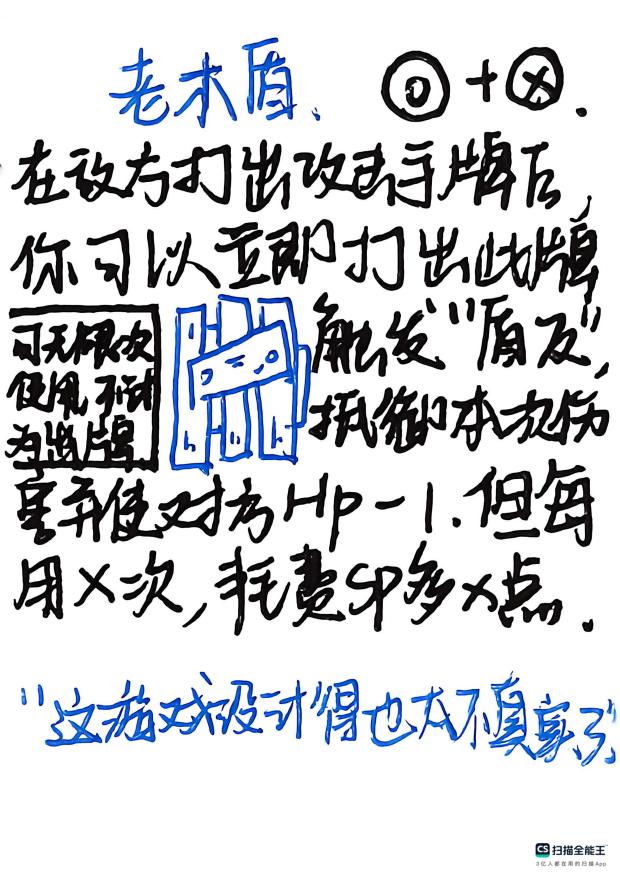
#> input picture art/cards/assets/pages/pg-08.png, 2480 x 3509 px, given in place of pg-01.png, which was not available (shown at 1/4 size)
$ python segment.py
#> lines starting #> are read from the running program, lines starting #| are printed output that depends on the picture; after the words box and inside, x2 and y2 are one past the last pixel; in counts of white or black regions, pixels touching at a corner belong together
import numpy as np, json, sys
from PIL import Image, ImageDraw, ImageFont
from scipy import ndimage
sys.path.insert(0,'.')
import importlib.util
P='assets/pages/'
f=ImageFont.truetype('/usr/share/fonts/opentype/noto/NotoSansCJK-Bold.ttc',22)
out={}
for n in range(1,68):
    img=Image.open(f'{P}pg-{n:02d}.png').convert('RGB')
#> img is the input picture: PIL image 2480x3509 RGB; mean R, G, B 204.3, 206.7, 211.8
    if img.size!=(2480,3509): img=img.resize((2480,3509))
    sm=img.resize((620,877))  # quarter res
    im=np.asarray(sm).astype(float); g=im.mean(2)
    bg=ndimage.maximum_filter(g,size=25); bg=ndimage.uniform_filter(bg,9)
#> after `bg = ndimage.maximum_filter(g, size=25)`: bg: shape (877, 620) float64; every value is 255
    nm=np.clip(im/np.maximum(bg,1)[...,None]*255,0,255)
    lum=nm.mean(2); r,gg,b=nm[...,0],nm[...,1],nm[...,2]; sat=nm.max(2)-nm.min(2)
#> after `r, gg, b = (nm[..., 0], nm[..., 1], nm[..., 2])`:
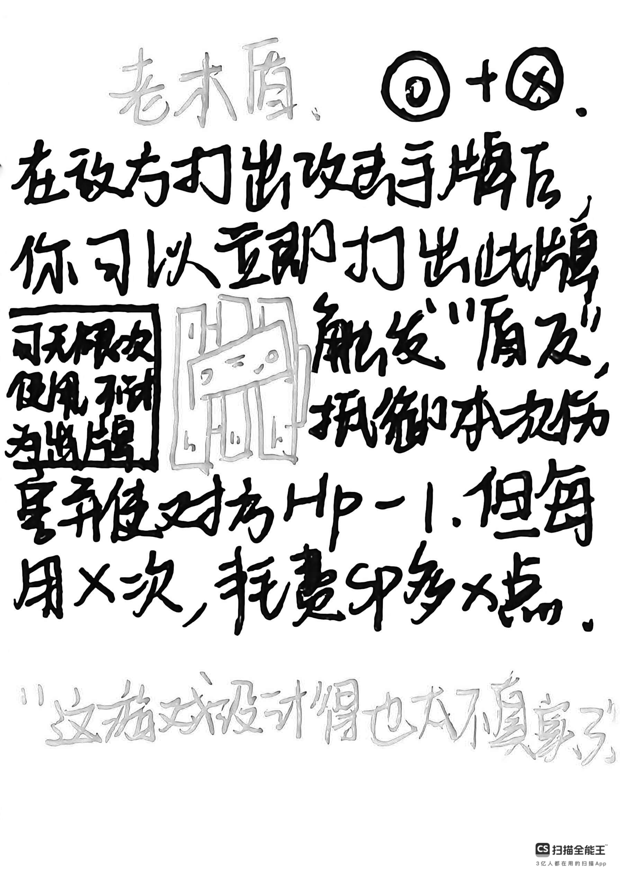
#> b: shape (877, 620) float64; min 0, max 255, mean 211.7
    ink=lum<175
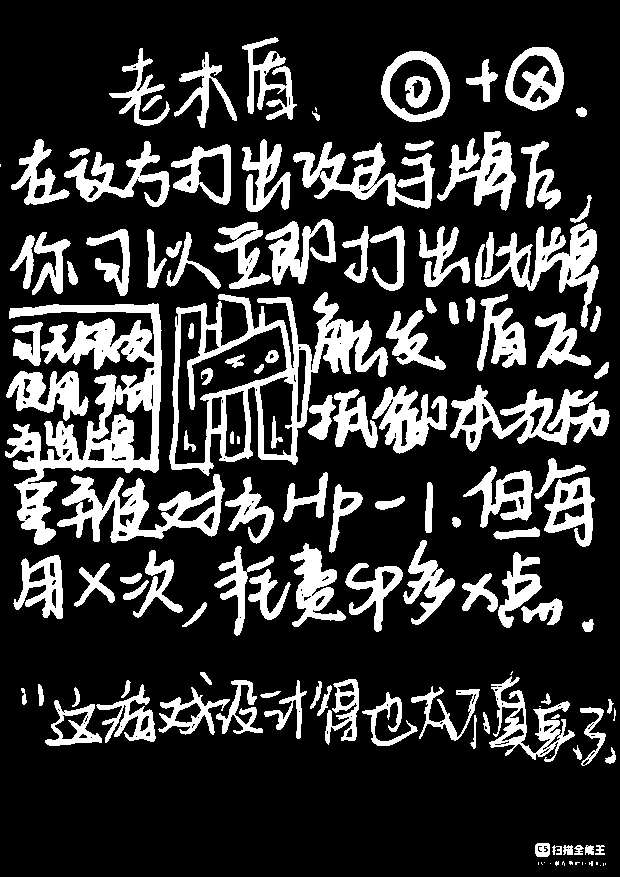
#> ink: shape (877, 620) bool; 21.6% white; 137 white regions (20 under 20 px), largest, box (x1, y1, x2, y2) and area: (5, 303, 162, 545) 12876, (169, 292, 388, 476) 10193, (57, 474, 225, 543) 4668
    blue=ink&(b-r>25)
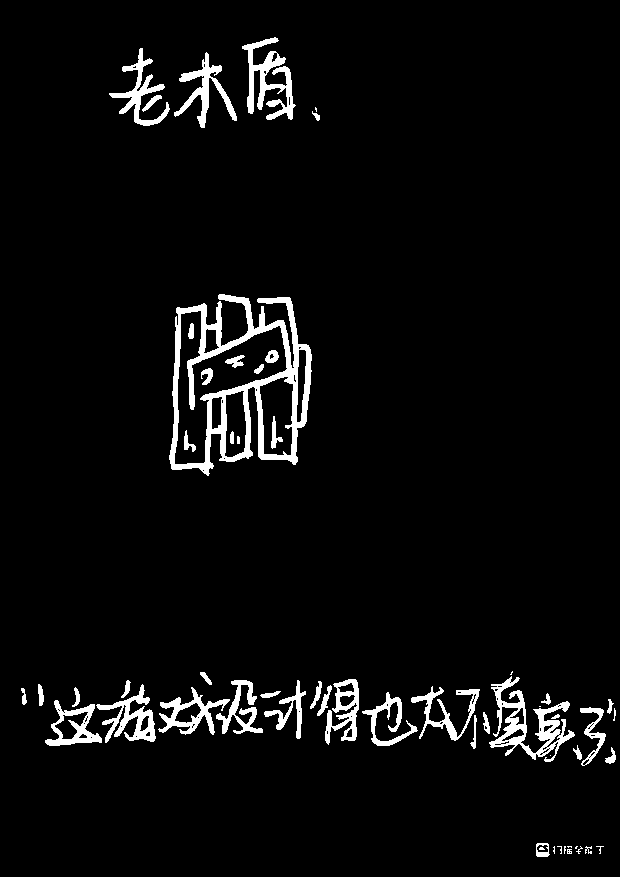
#> blue: shape (877, 620) bool; 4.4% white; 56 white regions (12 under 20 px), largest, box (x1, y1, x2, y2) and area: (169, 294, 312, 476) 7373, (489, 676, 575, 762) 2268, (242, 37, 296, 120) 1737
    black=ink&~blue&(sat<70)
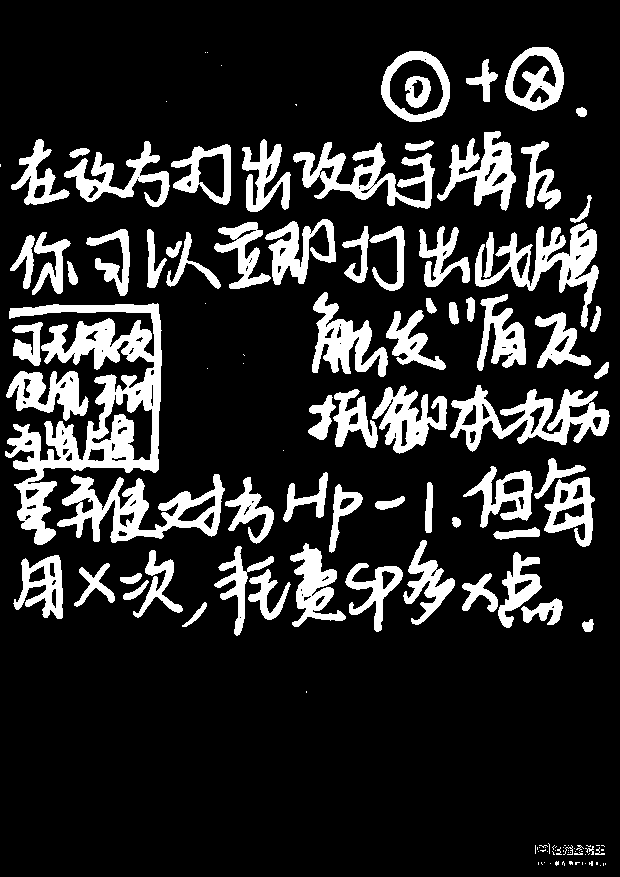
#> black: shape (877, 620) bool; 17.2% white; 133 white regions (58 under 20 px), largest, box (x1, y1, x2, y2) and area: (5, 303, 162, 545) 12876, (57, 474, 225, 543) 4668, (450, 385, 610, 452) 4305
    # drop frame borders on photo pages: ignore 2% margin
    for m in (blue,black):
        m[:18,:]=0; m[-18:,:]=0; m[:,:12]=0; m[:,-12:]=0
        m[790:,500:]=0  # watermark
#> this loop made 2 passes
    regs=[]
    for col,m in (('B',blue),('K',black)):
        m=ndimage.binary_opening(m,iterations=1) if col=='K' else m
        d=ndimage.binary_dilation(m,structure=np.ones((11,19)) if col=="K" else np.ones((15,15)))
        lab,nl=ndimage.label(d)
        for sl in ndimage.find_objects(lab):
            ys,xs=sl
            area=m[sl].sum()
            if area<25: continue
            regs.append((col,xs.start,ys.start,xs.stop,ys.stop))
#> this loop made 2 passes
#> (col, nl) on passes 1 to 2: ('B', 4), ('K', 5)
#> pass 1, `lab,nl=ndimage.label(d)`:
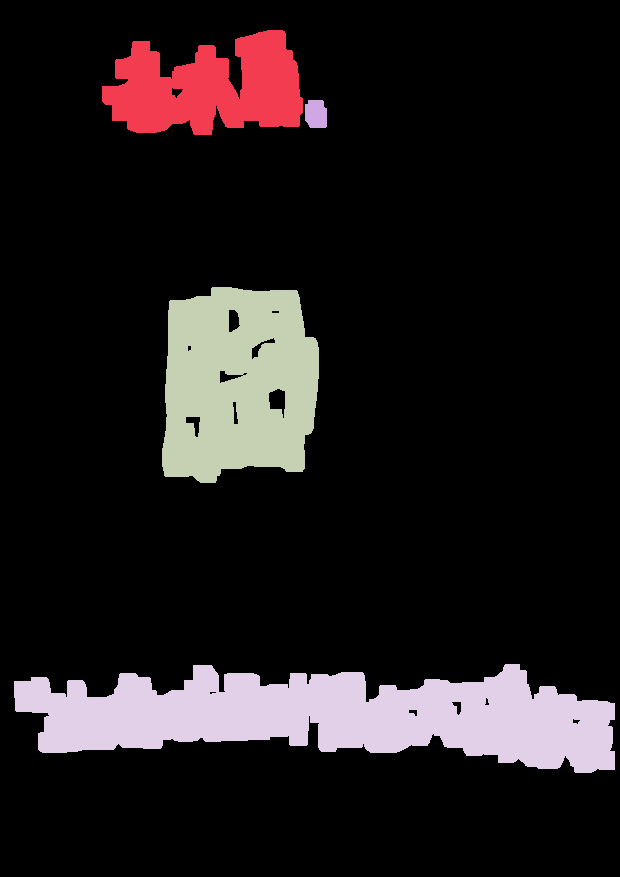
#> lab: shape (877, 620) int32; 5 distinct labels, from 0 to 4; one colour per label, 0 black
#> after the loop:
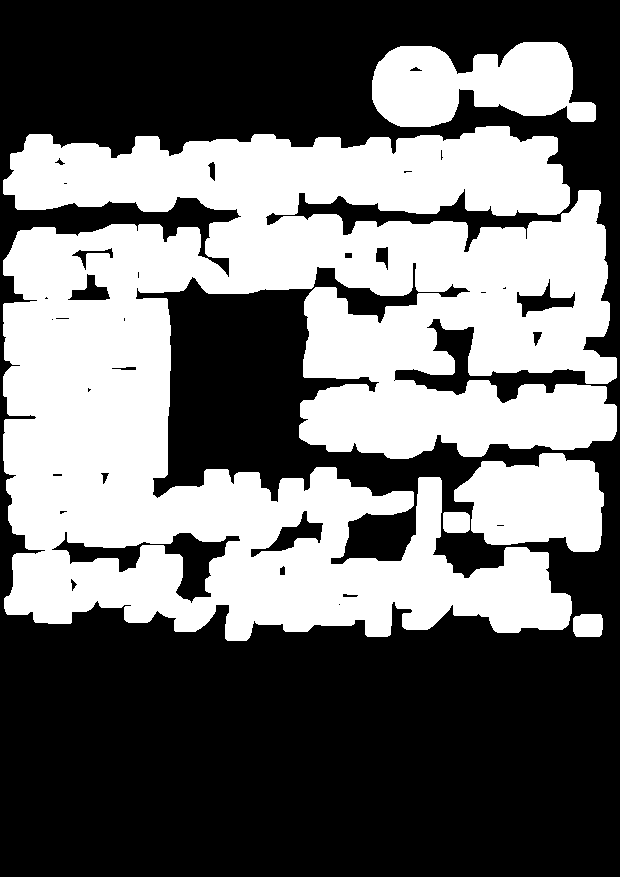
#> d: shape (877, 620) bool; 43% white; 5 white regions, box (x1, y1, x2, y2) and area: (3, 126, 617, 641) 208717, (372, 42, 596, 127) 12904, (454, 453, 604, 552) 10929, (573, 614, 603, 637) 648, (443, 512, 470, 533) 544
#> after the loop, regs = [('B', 102, 30, 303, 135), ('B', 305, 100, 327, 128), ('B', 162, 287, 319, 483), ('B', 14, 664, 615, 773), ('K', 372, 42, 596, 127), ('K', 3, 126, 617, 641), ('K', 454, 453, 604, 552), ('K', 443, 512, 470, 533), ('K', 573, 614, 603, 637)]
    regs.sort(key=lambda t:(t[2],t[1]))
    out[n]=[[c,x0*4,y0*4,x1*4,y1*4] for c,x0,y0,x1,y1 in regs]
    vis=sm.copy(); d=ImageDraw.Draw(vis)
    for i,(c,x0,y0,x1,y1) in enumerate(regs):
        cc=(0,160,0) if c=='B' else (230,0,0)
        d.rectangle([x0,y0,x1,y1],outline=cc,width=2)
        d.text((x0+2,y0+1),str(i),font=f,fill=cc,stroke_width=2,stroke_fill='white')
#> this loop made 9 passes
#> (c, x0, y0, x1, y1, cc) on passes 1 to 9: ('B', 102, 30, 303, 135, (0, 160, 0)), ('K', 372, 42, 596, 127, (230, 0, 0)), ('B', 305, 100, 327, 128, (0, 160, 0)), ('K', 3, 126, 617, 641, (230, 0, 0)), ('B', 162, 287, 319, 483, (0, 160, 0)), ('K', 454, 453, 604, 552, (230, 0, 0)), ('K', 443, 512, 470, 533, (230, 0, 0)), ('K', 573, 614, 603, 637, (230, 0, 0)), ('B', 14, 664, 615, 773, (0, 160, 0))
    d.text((540,840),f'P{n}',font=f,fill=(255,0,255))
    vis.save(f'assets/check/seg{n:02d}.png')
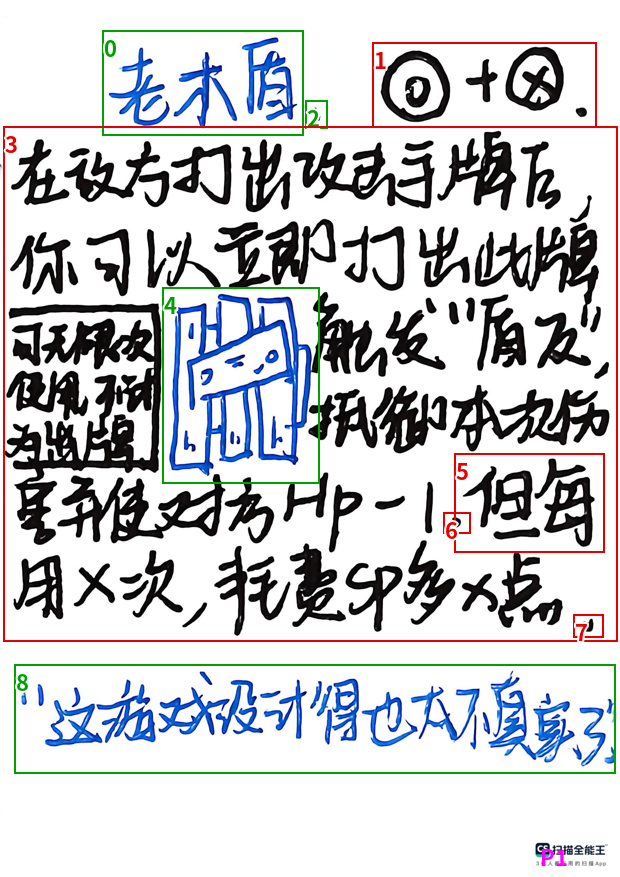
#> saved as seg01.png: PIL image 620x877 RGB; mean R, G, B 201.4, 202.4, 205.8
#> pass 2 of the loop `for n in range(1,68):`:
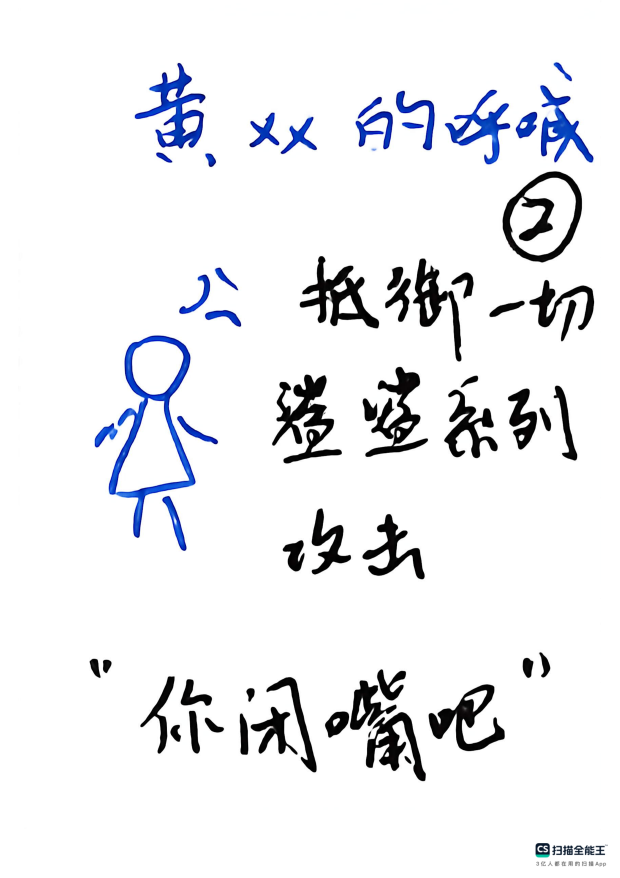
#> input picture art/cards/assets/pages/pg-13.png, 2480 x 3509 px, given in place of pg-02.png, which was not available (shown at 1/4 size)
#> img is the input picture: PIL image 2480x3509 RGB; mean R, G, B 236.1, 237.1, 240.2
#> ink: shape (877, 620) bool; 7.8% white; 82 white regions (17 under 20 px), largest, box (x1, y1, x2, y2) and area: (109, 335, 196, 538) 3446, (272, 374, 342, 463) 2483, (502, 171, 582, 263) 2373
#> blue: shape (877, 620) bool; 2.4% white; 32 white regions (9 under 20 px), largest, box (x1, y1, x2, y2) and area: (109, 335, 196, 538) 3446, (135, 63, 206, 149) 2072, (540, 85, 594, 162) 1435
#> black: shape (877, 620) bool; 5.4% white; 92 white regions (49 under 20 px), largest, box (x1, y1, x2, y2) and area: (272, 374, 342, 463) 2483, (502, 171, 582, 263) 2373, (300, 256, 379, 328) 2083
#> the loop `for m in (blue,black):` made 2 passes
#> the loop `for col,m in (('B',blue),('K',black)):` made 2 passes
#> (col, nl) on passes 1 to 2: ('B', 6), ('K', 9)
#> after the loop `for col,m in (('B',blue),('K',black)):`:
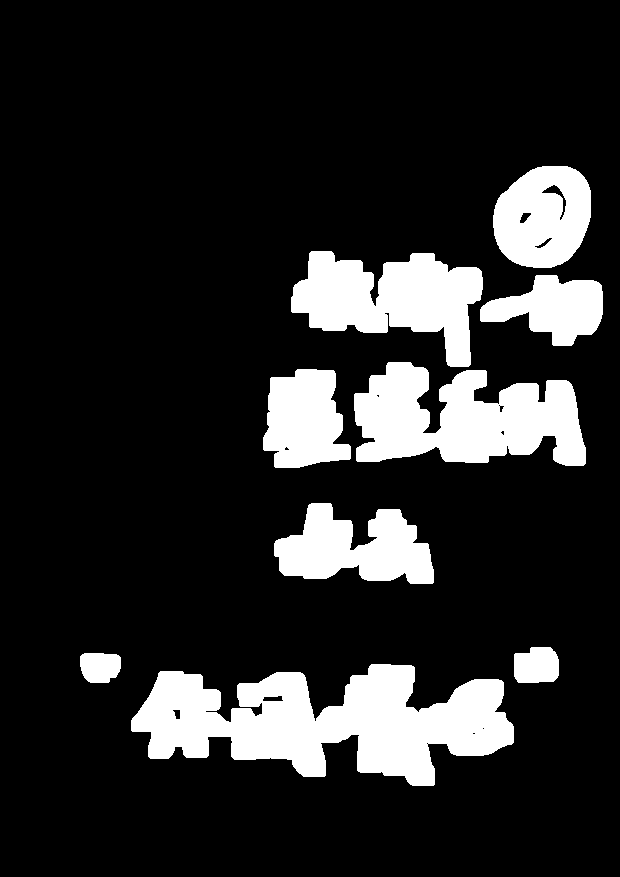
#> d: shape (877, 620) bool; 15.9% white; 9 white regions, largest, box (x1, y1, x2, y2) and area: (131, 664, 514, 786) 26964, (354, 362, 586, 466) 16327, (291, 251, 483, 367) 12802
#> after the loop `for col,m in (('B',blue),('K',black)):`: regs = 15 items, first 6: ('B', 547, 55, 579, 88), ('B', 128, 56, 223, 174), ('B', 349, 78, 601, 171), ('B', 243, 106, 324, 161), ('B', 172, 260, 248, 334), ('B', 88, 328, 225, 558)
#> the loop `for i,(c,x0,y0,x1,y1) in enumerate(regs):` made 15 passes
#> (c, x0, y0, x1, y1, cc) on passes 1 to 8: ('B', 547, 55, 579, 88, (0, 160, 0)), ('B', 128, 56, 223, 174, (0, 160, 0)), ('B', 349, 78, 601, 171, (0, 160, 0)), ('B', 243, 106, 324, 161, (0, 160, 0)), ('K', 493, 166, 591, 268, (230, 0, 0)), ('K', 291, 251, 483, 367, (230, 0, 0)), ('B', 172, 260, 248, 334, (0, 160, 0)), ('K', 480, 275, 603, 346, (230, 0, 0))
#> `vis.save(f'assets/check/seg{n:02d}.png')`:
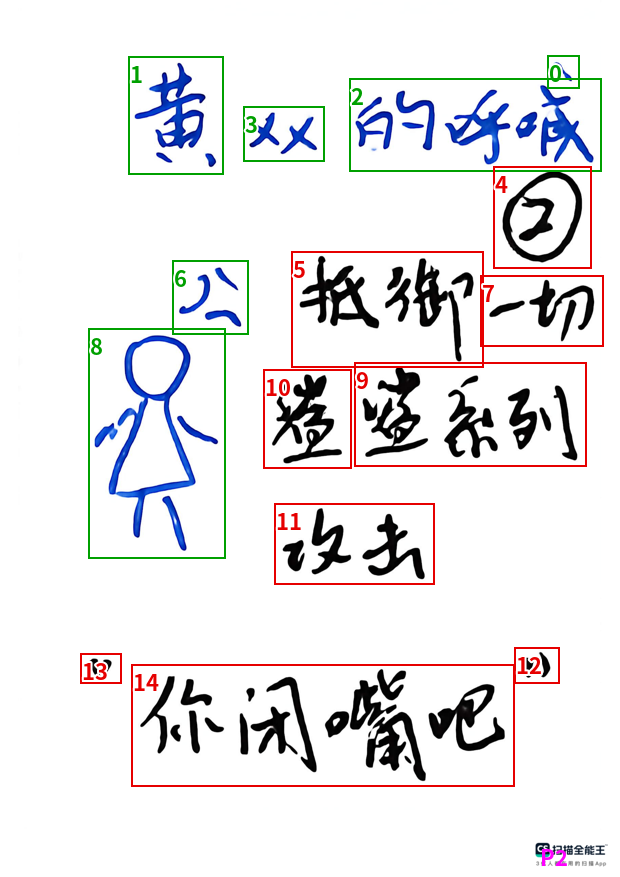
#> saved as seg02.png: PIL image 620x877 RGB; mean R, G, B 233.3, 231.8, 233.3
#> (the run stopped early here; a loop or call above may not have finished)
